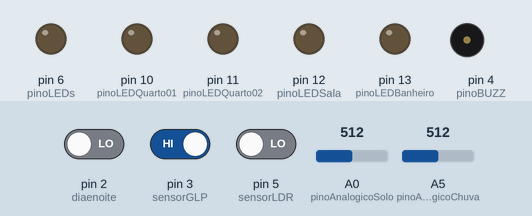
This sketch was run on a simulated Arduino Uno, built with avr-gcc and run on an emulated ATmega328P. Parts: output pins drawn as LEDs (lit = HIGH), buzzer (waves = sounding). The test bench sets the inputs (shaded band); at power-on: pin 2 (diaenoite) LOW, pin 3 (sensorGLP) HIGH, A5 (pinoAnalogicoChuva) = 512, pin 5 (sensorLDR) LOW, A0 (pinoAnalogicoSolo) = 512. What the sketch prints to the serial monitor is not drawn.

Above: at 1.2 s.
1.3 s: pin 2 (diaenoite) driven HIGH
At 1.9 s:
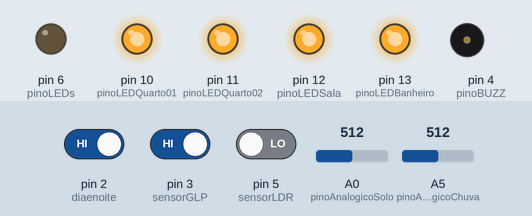
2.8 s: pin 3 (sensorGLP) driven LOW
At 4.0 s:
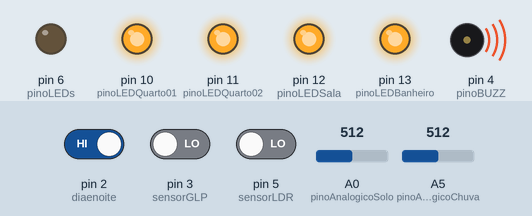
4.3 s: pin 2 (diaenoite) driven LOW
At 4.8 s:
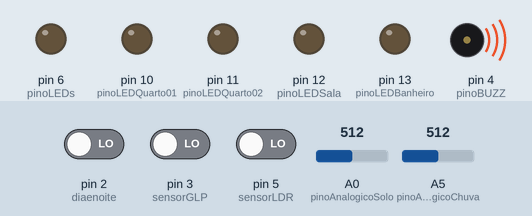
5.9 s: A5 (pinoAnalogicoChuva) set to 584
8.9 s: A5 (pinoAnalogicoChuva) set to 615
Timing chart, 0 to 11.9 s (numbered marks = the images above; inputs shaded):
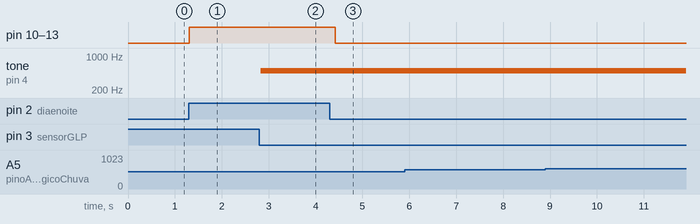

The sketch:

projeto.ino
```cpp
int diaenoite = 2;
int sensorGLP = 3;
int pinoBUZZ  = 4;
int sensorLDR = 5;
int pinoLEDs  = 6;

int pinoLEDQuarto01 = 10;
int pinoLEDQuarto02 = 11;
int pinoLEDSala     = 12;
int pinoLEDBanheiro = 13;

int pinoAnalogicoChuva = A5;
int pinoAnalogicoSolo = A0;

int valorpinoChuva;
int sensorReadLDR;
int sensorReadGLP;
int diaenoiteRead;
int contChuva;
int contSolo;
float mediaSolo;
float mediaChuva;
float pinoAnalogicoChuvaRead;
float pinoAnalogicoSoloRead;

void setup()
{
  pinMode(pinoAnalogicoChuva, INPUT);
  pinMode(pinoAnalogicoSolo, INPUT);
  pinMode(sensorLDR, INPUT);
  pinMode(sensorGLP, INPUT);
  pinMode(diaenoite, INPUT);
  pinMode(pinoBUZZ, OUTPUT);
  pinMode(pinoLEDs, OUTPUT);
  pinMode(pinoLEDQuarto01, OUTPUT);
  pinMode(pinoLEDQuarto02, OUTPUT);
  pinMode(pinoLEDSala, OUTPUT);
  pinMode(pinoLEDBanheiro, OUTPUT);

  Serial.begin(9600);
}

void loop()
{
  sensorReadLDR = digitalRead(sensorLDR);
  sensorReadGLP = digitalRead(sensorGLP);
  diaenoiteRead = digitalRead(diaenoite);
  pinoAnalogicoChuvaRead = analogRead(pinoAnalogicoChuva);
  pinoAnalogicoSoloRead = analogRead(pinoAnalogicoSolo);
  mediaChuva = pinoAnalogicoChuvaRead + mediaChuva;
  mediaSolo = pinoAnalogicoSoloRead + mediaSolo;
  contChuva++;
  contSolo++;

// ======================== SENSOR CHUVA ========================= //

  if (contChuva == 50)
  {
      mediaChuva = mediaChuva / 500;
      //Serial.print(" - Media : ");
      //Serial.println(mediaChuva);
      delay(100);

      if (mediaChuva < 60)
      {
        Serial.print(" - Sensor Chuva → Molhado\n");
      }
      else
      {
          if (mediaChuva > 80)
          {
            Serial.print(" - Sensor Chuva → Seco\n");
          }
      }
    contChuva = 0;
    mediaChuva = 0;
  }

// ========================= SENSOR SOLO ========================= //

  if (contSolo == 50)
  {
      mediaSolo = mediaSolo / 500;
      //Serial.print(" - Media : ");
      //Serial.println(mediaSolo);
      delay(100);

      if (mediaSolo < 80)
      {
        Serial.print(" - Sensor Solo  → Molhado\n");
      }
      else
      {
          if (mediaSolo > 85)
          {
            Serial.print(" - Sensor Solo  → Seco\n");
          }
      }
    contSolo = 0;
    mediaSolo = 0;
  }


// ===================== SENSOR GLP ===================== //

  if (sensorReadGLP == 0)
  {
    tone(pinoBUZZ,500);
  }
  else
  {
    noTone(pinoBUZZ);
  }

// ================ SENSOR DIA / NOITE ================== //

   if (diaenoiteRead == 1)
   {
    digitalWrite(pinoLEDQuarto01, HIGH);
    digitalWrite(pinoLEDQuarto02, HIGH);
    digitalWrite(pinoLEDBanheiro, HIGH);
    digitalWrite(pinoLEDSala, HIGH);
   }
   else
   {
    digitalWrite(pinoLEDQuarto01, LOW);
    digitalWrite(pinoLEDQuarto02, LOW);
    digitalWrite(pinoLEDBanheiro, LOW);
    digitalWrite(pinoLEDSala, LOW);
   }

   Serial.println(diaenoiteRead);

 // ===================== SENSOR LUMINOSIDADE ===================== //

  // if (sensorReadLDR == 1)
  // {
  //   tone(pinoBUZZ,500);
  //   delay(50000);
  // }
  // else
  // {
  //    noTone(pinoBUZZ);
  // }

}
```

Measured:
- after the input at 1.3 s, pin 10 (pinoLEDQuarto01), pin 11 (pinoLEDQuarto02), pin 12 (pinoLEDSala), pin 13 (pinoLEDBanheiro): LOW → HIGH at once
- after the input at 2.8 s, tone on pin 4 (pinoBUZZ): silent → 500 Hz at once
- after the input at 4.3 s, pin 10 (pinoLEDQuarto01), pin 11 (pinoLEDQuarto02), pin 12 (pinoLEDSala), pin 13 (pinoLEDBanheiro): HIGH → LOW after 0.12 s
- after the input at 5.9 s, every drawn part: stays the same
- after the input at 8.9 s, every drawn part: stays the same
